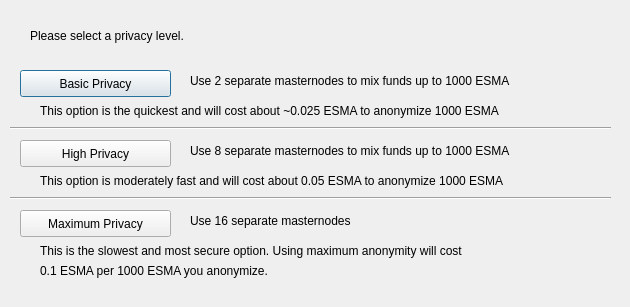
<?xml version="1.0" encoding="UTF-8"?>
<ui version="4.0">
 <class>DarksendConfig</class>
 <widget class="QDialog" name="DarksendConfig">
  <property name="geometry">
   <rect>
    <x>0</x>
    <y>0</y>
    <width>630</width>
    <height>307</height>
   </rect>
  </property>
  <property name="windowTitle">
   <string>Configure PrivateSend</string>
  </property>
  <widget class="QPushButton" name="buttonBasic">
   <property name="geometry">
    <rect>
     <x>20</x>
     <y>70</y>
     <width>151</width>
     <height>27</height>
    </rect>
   </property>
   <property name="text">
    <string>Basic Privacy</string>
   </property>
  </widget>
  <widget class="QPushButton" name="buttonHigh">
   <property name="geometry">
    <rect>
     <x>20</x>
     <y>140</y>
     <width>151</width>
     <height>27</height>
    </rect>
   </property>
   <property name="text">
    <string>High Privacy</string>
   </property>
  </widget>
  <widget class="QPushButton" name="buttonMax">
   <property name="geometry">
    <rect>
     <x>20</x>
     <y>210</y>
     <width>151</width>
     <height>27</height>
    </rect>
   </property>
   <property name="text">
    <string>Maximum Privacy</string>
   </property>
  </widget>
  <widget class="QLabel" name="label">
   <property name="geometry">
    <rect>
     <x>30</x>
     <y>20</y>
     <width>571</width>
     <height>31</height>
    </rect>
   </property>
   <property name="text">
    <string>Please select a privacy level.</string>
   </property>
  </widget>
  <widget class="QLabel" name="label_2">
   <property name="geometry">
    <rect>
     <x>190</x>
     <y>70</y>
     <width>421</width>
     <height>21</height>
    </rect>
   </property>
   <property name="text">
    <string>Use 2 separate masternodes to mix funds up to 1000 ESMA</string>
   </property>
  </widget>
  <widget class="QLabel" name="label_3">
   <property name="geometry">
    <rect>
     <x>190</x>
     <y>140</y>
     <width>411</width>
     <height>21</height>
    </rect>
   </property>
   <property name="text">
    <string>Use 8 separate masternodes to mix funds up to 1000 ESMA</string>
   </property>
  </widget>
  <widget class="QLabel" name="label_4">
   <property name="geometry">
    <rect>
     <x>190</x>
     <y>210</y>
     <width>421</width>
     <height>21</height>
    </rect>
   </property>
   <property name="text">
    <string>Use 16 separate masternodes</string>
   </property>
  </widget>
  <widget class="QLabel" name="label_6">
   <property name="geometry">
    <rect>
     <x>40</x>
     <y>100</y>
     <width>561</width>
     <height>21</height>
    </rect>
   </property>
   <property name="text">
    <string>This option is the quickest and will cost about ~0.025 ESMA to anonymize 1000 ESMA</string>
   </property>
  </widget>
  <widget class="QLabel" name="label_7">
   <property name="geometry">
    <rect>
     <x>40</x>
     <y>170</y>
     <width>561</width>
     <height>21</height>
    </rect>
   </property>
   <property name="text">
    <string>This option is moderately fast and will cost about 0.05 ESMA to anonymize 1000 ESMA</string>
   </property>
  </widget>
  <widget class="QLabel" name="label_8">
   <property name="geometry">
    <rect>
     <x>40</x>
     <y>240</y>
     <width>561</width>
     <height>21</height>
    </rect>
   </property>
   <property name="text">
    <string>This is the slowest and most secure option. Using maximum anonymity will cost</string>
   </property>
  </widget>
  <widget class="QLabel" name="label_9">
   <property name="geometry">
    <rect>
     <x>40</x>
     <y>260</y>
     <width>561</width>
     <height>21</height>
    </rect>
   </property>
   <property name="text">
    <string>0.1 ESMA per 1000 ESMA you anonymize.</string>
   </property>
  </widget>
  <widget class="Line" name="line">
   <property name="geometry">
    <rect>
     <x>10</x>
     <y>120</y>
     <width>601</width>
     <height>16</height>
    </rect>
   </property>
   <property name="orientation">
    <enum>Qt::Horizontal</enum>
   </property>
  </widget>
  <widget class="Line" name="line_2">
   <property name="geometry">
    <rect>
     <x>10</x>
     <y>190</y>
     <width>601</width>
     <height>16</height>
    </rect>
   </property>
   <property name="orientation">
    <enum>Qt::Horizontal</enum>
   </property>
  </widget>
 </widget>
 <resources/>
 <connections/>
</ui>
